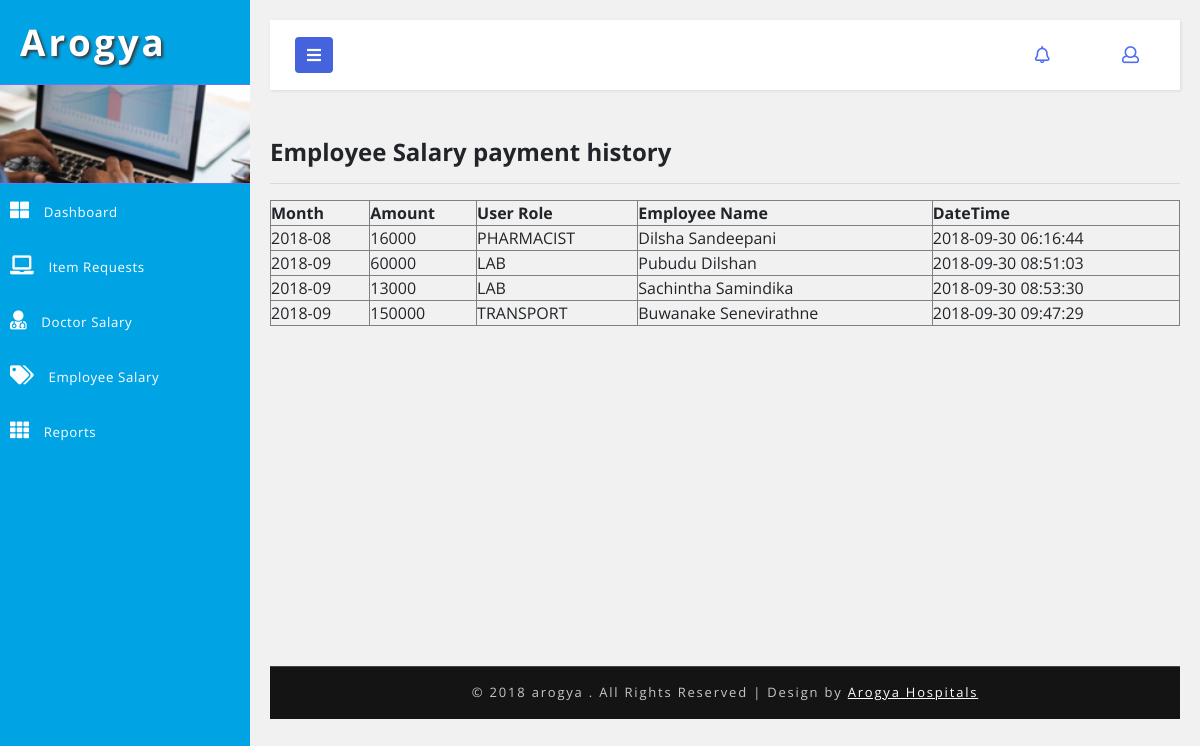
The app's page /Arogya_/arogyaadmin/accountant/employee_salary_payment_history.php with its own data.
### tables this page shows
CREATE TABLE `hms_employee_salary` (
  `id` int(5) NOT NULL,
  `user_id` int(5) DEFAULT NULL,
  `salary_month` varchar(20) DEFAULT NULL,
  `salary_amount` varbinary(10) DEFAULT NULL,
  `created_date` timestamp NOT NULL DEFAULT CURRENT_TIMESTAMP,
  `created_user` int(5) DEFAULT NULL
);

CREATE TABLE `hms_user` (
  `id` int(5) NOT NULL,
  `first_name` varchar(100) DEFAULT NULL,
  `last_name` varchar(100) DEFAULT NULL,
  `nic` varchar(12) DEFAULT NULL,
  `pword` text,
  `user_role` varchar(20) DEFAULT NULL,
  `telephone` varchar(20) DEFAULT NULL,
  `email` varchar(100) DEFAULT NULL,
  `empno` varchar(10) DEFAULT NULL,
  `status_code` varchar(20) DEFAULT NULL,
  `created_date` timestamp NOT NULL DEFAULT CURRENT_TIMESTAMP,
  `created_user` int(5) DEFAULT NULL
);

### Arogya_/arogyaadmin/DB.php (called while the page is built, shortened)
<?php
function getDBConnection() {
    $servername = "localhost";
    $username = "root";
    $password = "";
    $db = "hmsdb";
    $conn = mysqli_connect($servername, $username, $password, $db);
    if (!$conn) {
        die("Connection failed: " . mysqli_connect_error());
    } else {
        return $conn;
    }
}
function getData($sql) {
    $conn = getDBConnection();
    $result = mysqli_query($conn, $sql);
    if (mysqli_num_rows($result) > 0) {
        return $result;
    } else {
        return FALSE;
    }
}
?>

### Arogya_/arogyaadmin/accountant/employee_salary_payment_history.php (the view, shortened to what this page needs)
<?php
include '../DB.php';
?>
<!DOCTYPE html>
<html lang="en">
    <head>
        <link rel="stylesheet" href="https://maxcdn.bootstrapcdn.com/font-awesome/4.7.0/css/font-awesome.min.css">
        <link href="../css/bootstrap.css" rel="stylesheet" type="text/css" media="all" />
        <link href="../css/style.css" rel="stylesheet" type="text/css" media="all" />
        <link rel="stylesheet" href="../css/style4.css">
        <link href="../css/fontawesome-all.css" rel="stylesheet">
    </head>
    <body>
        <div class="wrapper">
            <nav id="sidebar">
                <div class="sidebar-header">
                    <h1>
                        <a href="#">Arogya</a>
                    </h1>
                </div>
                <div class="profile-bg"></div>
                <?php
                include_once '../_tree_accountant.php';
                ?>
            </nav>
            <div id="content">
                <?php
				include_once '../_top_bar.php';
				?>
                <div class="blank-page-content">
                    <h4>Employee Salary payment history</h4>
                    <hr>
                    <table border="1" style="width: 100%">
                        <thead>
                            <tr>
                                <th>Month</th>
                                <th>Amount</th>
                                <th>User Role</th>
                                <th>Employee Name</th>
                                <th>DateTime</th>
                            </tr>
                        </thead>
                        <tbody>
                            <?php
                            $sql = "SELECT hms_employee_salary.*,hms_user.user_role,CONCAT(hms_user.first_name,' ',hms_user.last_name) AS user_name
FROM hms_employee_salary INNER JOIN hms_user ON hms_employee_salary.user_id = hms_user.id
";
                            $data = getData($sql);
                            if ($data != null) {
                                foreach ($data as $value) {
                                    ?>
                                    <tr>
                                        <td><?= $value['salary_month']?></td>
                                        <td><?= $value['salary_amount']?></td>
                                        <td><?= $value['user_role']?></td>
                                        <td><?= $value['user_name']?> </td>
                                        <td><?= $value['created_date']?></td>
                                    </tr>
                                    <?php
                                }
                            }
                            ?>
                        </tbody>
                    </table>
                </div>
                <?php
                include '../_footer.php';
                ?>
            </div>
        </div>
        <link href="../css/jquery.dataTables.min.css" rel="stylesheet" type="text/css"/>
    </body>
</html>

### Arogya_/arogyaadmin/_tree_accountant.php
<ul class="list-unstyled components">
              <li>
                  <a href="<?php $_SERVER['SERVER_NAME'] ?>/<?= $_SESSION['sitename'] ?>/home.php">
                      <i class="fas fa-th-large"></i>
                      Dashboard
                  </a>
              </li>
              <li>
                  <a href="<?php $_SERVER['SERVER_NAME'] ?>/<?= $_SESSION['sitename'] ?>/accountant/item_purchase_request.php" >
                      <i class="fas fa-laptop"></i>
                     Item Requests
                  </a>
              </li>
              <li>
                  <a href="<?php $_SERVER['SERVER_NAME'] ?>/<?= $_SESSION['sitename'] ?>/accountant/doctor_salary_payment.php" >
                      <i class="fas fa-user-md"></i>
                     Doctor Salary
                  </a>
              </li>
           <li>
      <a href="<?php $_SERVER['SERVER_NAME'] ?>/<?= $_SESSION['sitename'] ?>/accountant/employee_salary_payment.php">
          <i class="fas fa-tags"></i>
          Employee Salary
      </a>
  </li>
              <li>
                          <a href="<?php $_SERVER['SERVER_NAME'] ?>/<?= $_SESSION['sitename'] ?>/accountant/report-doctor-salary.php">
                      <i class="fas fa-th"></i>
                     Reports
                  </a>
              </li>
          </ul>

### Arogya_/arogyaadmin/_top_bar.php (shortened to what this page needs)
<nav class="navbar navbar-default mb-xl-5 mb-4">
    <div class="container-fluid">
        <div class="navbar-header">
            <button type="button" id="sidebarCollapse" class="btn btn-info navbar-btn">
                <i class="fas fa-bars"></i>
            </button>
        </div>
        <ul class="top-icons-agileits-w3layouts float-right">
            <li class="nav-item dropdown">
                <a class="nav-link dropdown-toggle" href="#" id="navbarDropdown" role="button" data-toggle="dropdown" aria-haspopup="true"
                   aria-expanded="false">
                    <i class="far fa-bell"></i>
                </a>
            </li>
            <li class="nav-item dropdown">
                <a class="nav-link dropdown-toggle" href="#" id="navbarDropdown" role="button" data-toggle="dropdown" aria-haspopup="true"
                   aria-expanded="false">
                </a>
            </li>
            <li class="nav-item dropdown">
                <a class="nav-link dropdown-toggle" href="#" id="navbarDropdown2" role="button" data-toggle="dropdown" aria-haspopup="true"
                   aria-expanded="false">
                    <i class="far fa-user"></i>
                </a>
            </li>
        </ul>
    </div>
</nav>

### Arogya_/arogyaadmin/_footer.php
<div class="copyright-w3layouts py-xl-3 py-2 mt-xl-5 mt-4 text-center">
                <p>© 2018 arogya . All Rights Reserved | Design by
                    <a href="#"> Arogya Hospitals </a>
                </p>
            </div>

### Arogya_/arogyaadmin/css/style.css (style rules this page uses)
* { margin: 0; padding: 0; }
body { background: radial-gradient(#eee, #668); height: 100vh; width: 100vw; }
html, body { margin: 0; font-size: 100%; font-family: 'Open Sans', sans-serif; background: #fff; }
.blank-page-content { min-height: 480px; }
body a { text-decoration: none; transition: 0.5s all; -webkit-transition: 0.5s all; -moz-transition: 0.5s all; -o-transition: 0.5s all; -ms-transition: 0.5s all; }
h1, h2, h3, h4, h5, h6 { margin: 0; font-weight: 700; }
p { margin: 0; }
ul { margin: 0; padding: 0; }
ul li { list-style: none; }
.profile-bg { border: 1px solid #5d7cf7; border-left: none; border-right: none; background: url(../images/menu1.jpg)no-repeat 0px 0px; -webkit-background-size: cover; -moz-background-size: cover; -o-background-size: cover; -ms-background-size: cover; background-size: cover; min-height: 100px; }
.top-icons-agileits-w3layouts .dropdown-toggle::after { display: none; }
.top-icons-agileits-w3layouts li { list-style: none; display: inline-block; }
ul.top-icons-agileits-w3layouts a.nav-link i { display: inline-block; font-size: 17px; color: #4c6ef5; }
.dropdown { display: none; padding: 0; list-style: none; }
.copyright-w3layouts p { color: #c7c7c7; font-size: 13px; letter-spacing: 1.8px; text-align: center; font-weight: 400; }
.copyright-w3layouts p a { color: #fff; text-decoration: underline; }
.copyright-w3layouts { background: #151414; border-top: 1px solid #464646; }
ul.list-unstyled li { font-size: 14px; letter-spacing: 1px; color: #7d7d7d; }

### Arogya_/arogyaadmin/css/style4.css (style rules this page uses)
body { font-family: 'Open Sans', sans-serif; background: #f1f1f1; }
p { font-family: 'Open Sans', sans-serif; }
a, a:hover, a:focus { color: inherit; text-decoration: none; transition: all 0.3s; }
.navbar { padding: 15px 10px; background: #fff; border: none; border-radius: 0; box-shadow: 1px 1px 3px rgba(0, 0, 0, 0.1); }
.navbar-btn { box-shadow: none; outline: none !important; border: none; background: #4463dc; }
i, span { display: inline-block; }
.wrapper { display: flex; align-items: stretch; }
#sidebar { min-width: 250px; max-width: 250px; background: #00a4e4; color: #fff; transition: all 0.3s; }
.sidebar-header h1 { font-size: 2.3em; letter-spacing: 3px; color: #fff; text-shadow: 2px 2px 3px #39393a; }
#sidebar ul li a { text-align: left; }
#sidebar .sidebar-header { padding: 20px; background: #00a4e4; }
#sidebar ul li a { padding: 16px 10px; font-size: .95em; letter-spacing: 0.6px; display: block; color: #fff; font-weight: 400; }
#sidebar ul li a i { margin-right: 10px; font-size: 19px; }
#content { padding: 20px; min-height: 100vh; transition: all 0.3s; overflow: hidden; width: 100%; }

### records on screen
hms_employee_salary: salary_month "2018-08", salary_amount "16000", hms_user.user_role "PHARMACIST", user_name "Dilsha Sandeepani", created_date "2018-09-30 06:16:44"
hms_employee_salary: salary_month "2018-09", salary_amount "60000", hms_user.user_role "LAB", user_name "Pubudu Dilshan", created_date "2018-09-30 08:51:03"
hms_employee_salary: salary_month "2018-09", salary_amount "13000", hms_user.user_role "LAB", user_name "Sachintha Samindika", created_date "2018-09-30 08:53:30"
hms_employee_salary: salary_month "2018-09", salary_amount "150000", hms_user.user_role "TRANSPORT", user_name "Buwanake Senevirathne", created_date "2018-09-30 09:47:29"
